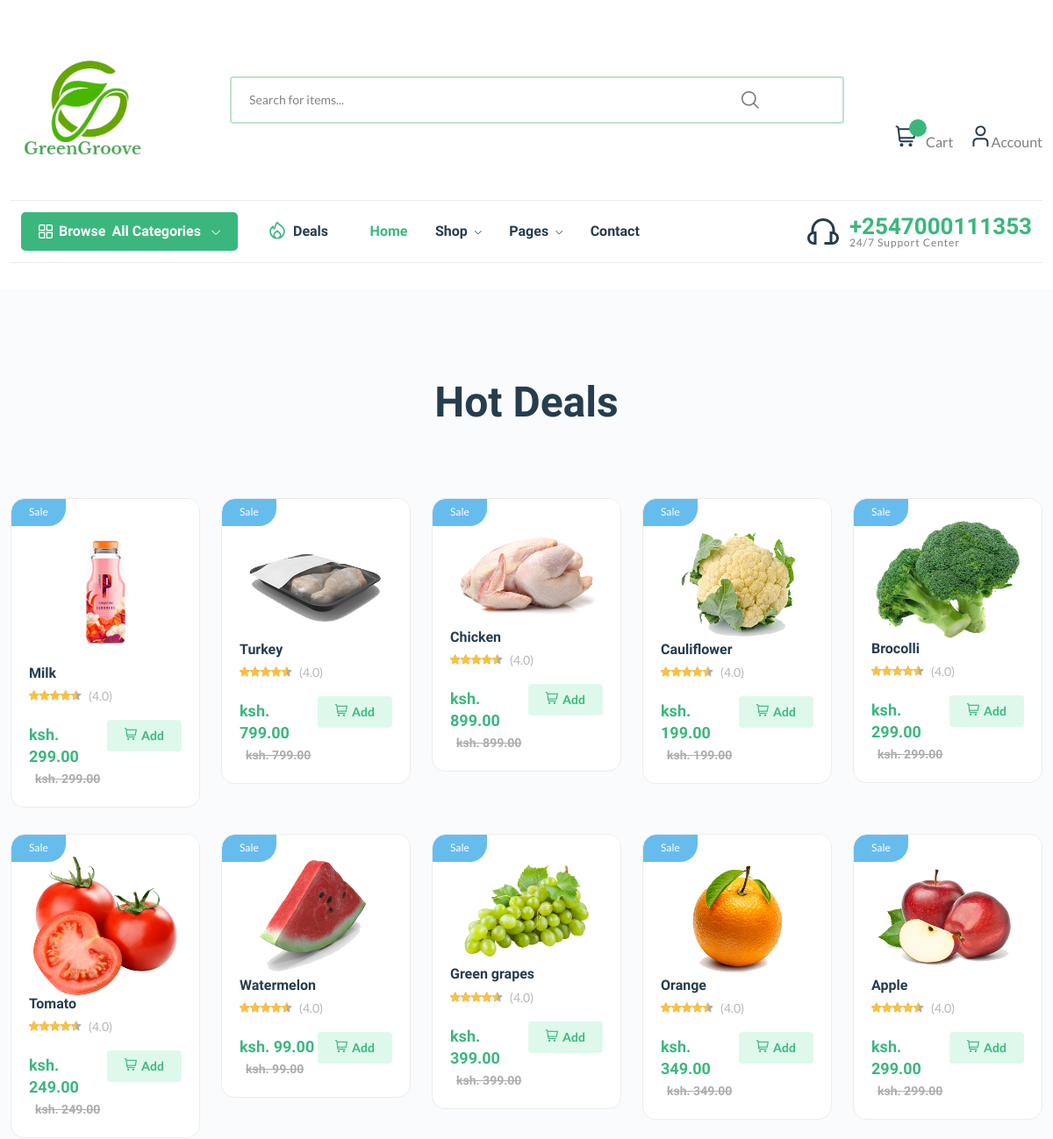
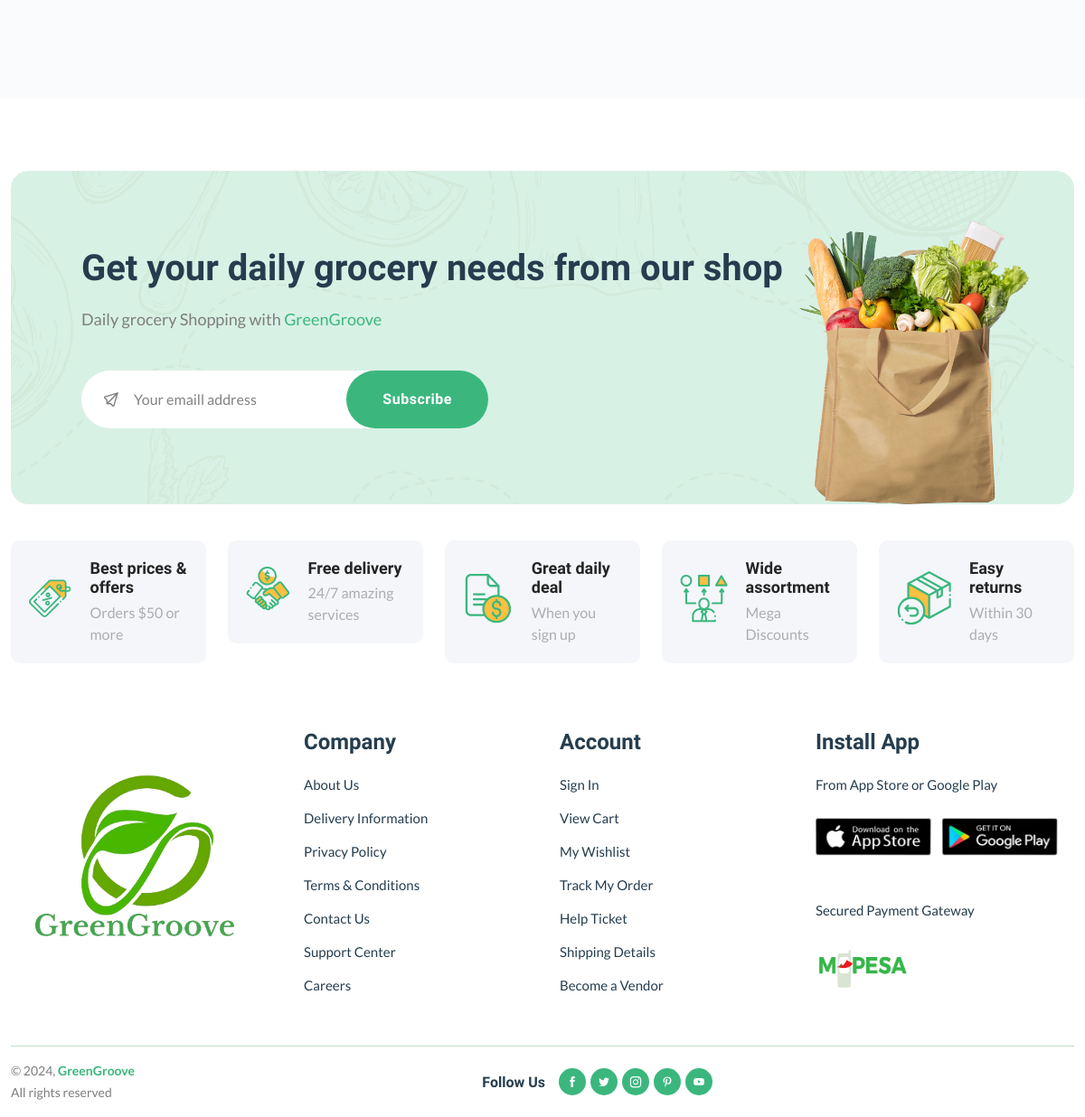
The app's page /deals/ with its own data (2 pictures, top to bottom).
### store/models.py (models this page shows, shortened)
class Product(models.Model):
    title = models.CharField(max_length=150, verbose_name="Product Title")
    slug = models.SlugField(max_length=160, verbose_name="Product Slug")
    sku = models.CharField(max_length=255, unique=True, verbose_name="Unique Product ID (SKU)")
    short_description = models.TextField(verbose_name="Short Description")
    detail_description = models.TextField(blank=True, null=True, verbose_name="Detail Description")
    product_image = models.ImageField(upload_to='product', blank=True, null=True, verbose_name="Product Image")
    price = models.DecimalField(max_digits=8, decimal_places=2)
    category = models.ForeignKey(Category, verbose_name="Product Categoy", on_delete=models.CASCADE)
    is_active = models.BooleanField(verbose_name="Is Active?")
    is_featured = models.BooleanField(verbose_name="Is Featured?")
    created_at = models.DateTimeField(auto_now_add=True, verbose_name="Created Date")
    updated_at = models.DateTimeField(auto_now=True, verbose_name="Updated Date")
    class Meta:
        verbose_name_plural = 'Products'
        ordering = ('-created_at', )

### store/views.py (the view)
# urls.py: path('deals/', views.deal, name="deals"),
def deal(request):
    categories = Category.objects.filter(is_active=True, is_featured=True)[:3]
    products = Product.objects.filter(is_active=True, is_featured=True)
    context = {
        'categories': categories,
        'products': products,
    }
    return render(request, 'store/deals.html', context)

### store/context_preprocessors.py (called while the page is built)
def store_menu(request):
    categories = Category.objects.filter(is_active=True)
    context = {
        'categories_menu': categories,
    }
    return context

def cart_menu(request):
    if request.user.is_authenticated:
        cart_items= Cart.objects.filter(user=request.user)
        context = {
            'cart_items': cart_items,
        }
    else:
        context = {}
    return context

### templates/store/deals.html (shortened to what this page needs)
{% extends 'base.html' %}
{% load static %}
      {% block content %}
      <main class="main">
        <section class="bg-grey-1 section-padding pt-100 pb-80 mb-80">
            <div class="container">
                <h1 class="mb-80 text-center">Hot Deals</h1>
                <div class="row product-grid">
                    {% if products %}
                        {% for product in products %}
                            <div class="col-lg-1-5 col-md-4 col-12 col-sm-6">
                            <div class="product-cart-wrap mb-30">
                                <div class="product-img-action-wrap">
                                    <div class="product-img product-img-zoom">
                                        <a href="{% url 'store:product-detail' product.slug %}">
                                            <img class="default-img" src="{{ product.product_image.url }}" alt="" />
                                        </a>
                                    </div>
                                    <div class="product-badges product-badges-position product-badges-mrg">
                                        <span class="sale">Sale</span>
                                    </div>
                                </div>
                                <div class="product-content-wrap">
                                    <h2><a href="{% url 'store:product-detail' product.slug %}">{{product.title}}</a></h2>
                                    <div class="product-rate-cover">
                                        <div class="product-rate d-inline-block">
                                            <div class="product-rating" style="width: 90%"></div>
                                        </div>
                                        <span class="font-small ml-5 text-muted"> (4.0)</span>
                                    </div>
                                    <div class="product-card-bottom">
                                        <div class="product-price">
                                            <span>ksh. {{product.price}}</span>
                                            <span class="old-price">ksh. {{product.price}}</span>
                                        </div>
                                        <div class="add-cart">
                                            <a class="add" href="{% url 'store:add-to-cart' slug=product.slug %}"><i class="fi-rs-shopping-cart mr-5"></i>Add </a>
                                        </div>
                                    </div>
                                </div>
                            </div>
                            </div>
                        {% endfor %}
                    {% endif %}
                </div>
            </div>
        </section>
    </main>
      {% endblock content %}

### records on screen
Product: product_image (picture), title "Milk", price "299.00"
Product: product_image (picture), title "Turkey", price "799.00"
Product: product_image (picture), title "Chicken", price "899.00"
Product: product_image (picture), title "Cauliflower", price "199.00"
Product: product_image (picture), title "Brocolli", price "299.00"
Product: product_image (picture), title "Tomato", price "249.00"
Product: product_image (picture), title "Watermelon", price "99.00"
Product: product_image (picture), title "Green grapes", price "399.00"
Product: product_image (picture), title "Orange", price "349.00"
Product: product_image (picture), title "Apple", price "299.00"
